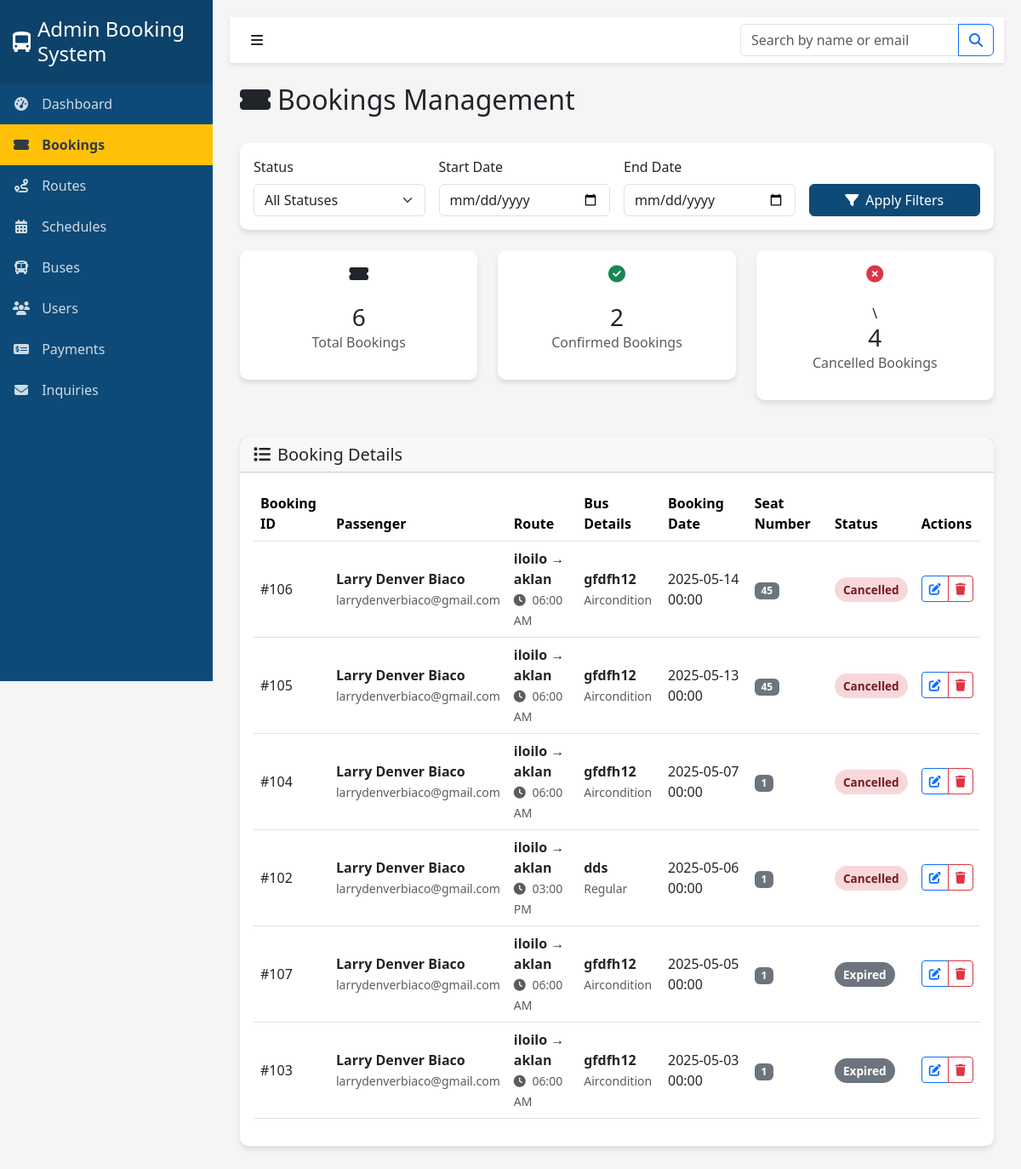
/admin/tabs/bookings_admin.php, run on an earlier commit of the app's database.
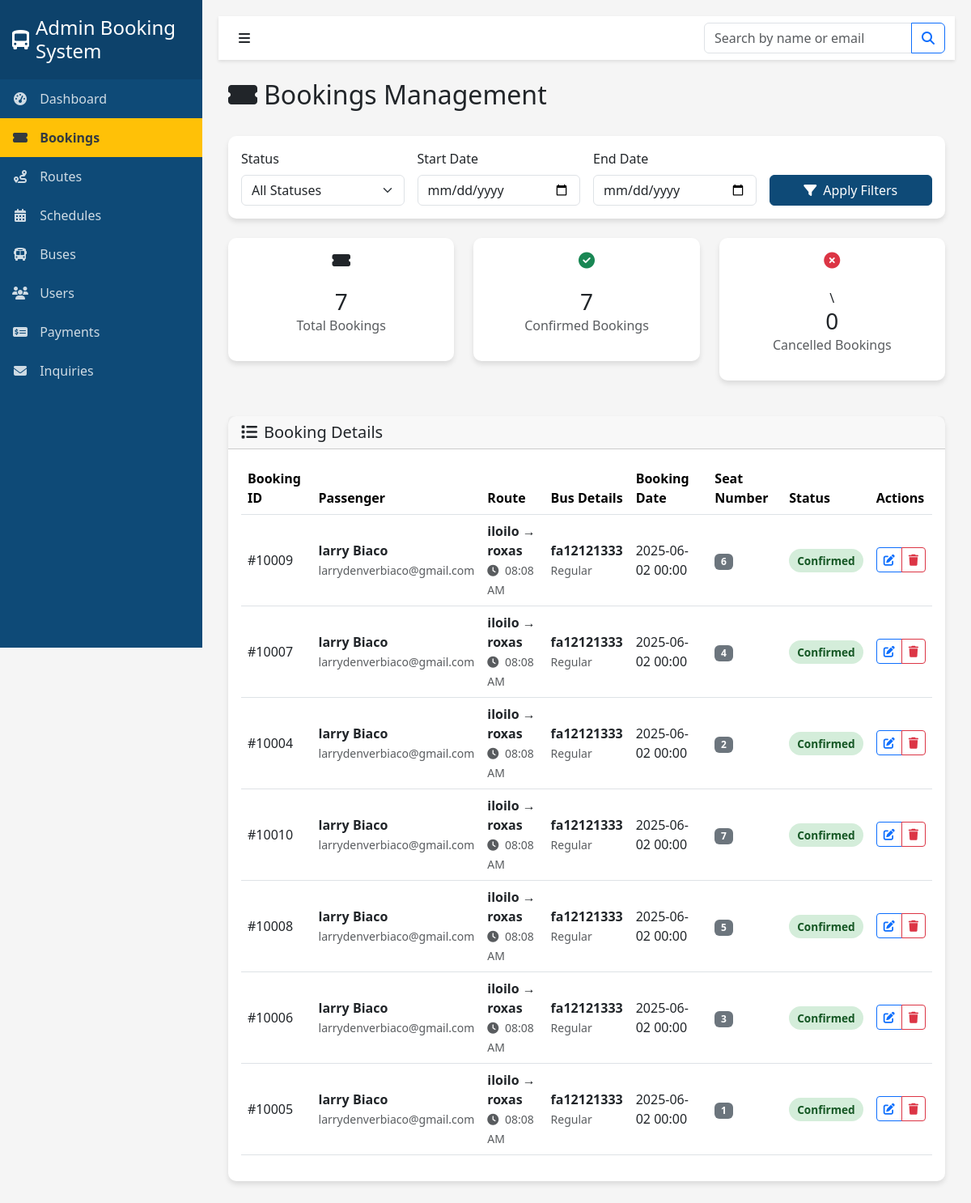
And on a later commit of the database.
### tables this page shows
CREATE TABLE `bookings` (
  `id` int(11) NOT NULL,
  `bus_id` int(11) NOT NULL,
  `user_id` int(11) NOT NULL,
  `seat_number` int(11) NOT NULL,
  `passenger_name` varchar(100) DEFAULT NULL,
  `booking_date` date NOT NULL,
  `booking_status` enum('pending','confirmed','cancelled','completed','no_show') NOT NULL DEFAULT 'pending',
  `group_booking_id` varchar(50) DEFAULT NULL,
  `booking_reference` varchar(20) DEFAULT NULL,
  `trip_number` varchar(50) DEFAULT NULL,
  `payment_method` varchar(50) DEFAULT NULL,
  `payment_status` varchar(20) DEFAULT 'pending',
  `payment_proof` varchar(255) DEFAULT NULL,
  `payment_proof_status` varchar(20) DEFAULT 'pending',
  `payment_proof_timestamp` datetime DEFAULT NULL,
  `discount_type` varchar(20) DEFAULT 'regular',
  `discount_id_proof` varchar(255) DEFAULT NULL,
  `discount_verified` tinyint(1) DEFAULT 0,
  `discount_verified_by` int(11) DEFAULT NULL,
  `discount_verified_at` datetime DEFAULT NULL,
  `base_fare` decimal(10,2) DEFAULT NULL,
  `discount_amount` decimal(10,2) DEFAULT 0.00,
  `final_fare` decimal(10,2) DEFAULT NULL,
  `cancel_reason` varchar(255) DEFAULT NULL,
  `cancelled_at` datetime DEFAULT NULL,
  `cancelled_by` int(11) DEFAULT NULL,
  `refund_status` enum('not_applicable','pending','processed','denied') DEFAULT 'not_applicable',
  `refund_amount` decimal(10,2) DEFAULT NULL,
  `refund_note` varchar(255) DEFAULT NULL,
  `refund_processed_by` int(11) DEFAULT NULL,
  `refund_processed_at` datetime DEFAULT NULL,
  `special_requests` text DEFAULT NULL,
  `check_in_time` datetime DEFAULT NULL,
  `boarding_status` enum('not_boarded','boarded','completed') DEFAULT 'not_boarded',
  `qr_code` varchar(255) DEFAULT NULL,
  `created_at` datetime DEFAULT current_timestamp(),
  `updated_at` datetime DEFAULT current_timestamp() ON UPDATE current_timestamp()
);

CREATE TABLE `users` (
  `id` int(11) NOT NULL,
  `first_name` varchar(50) NOT NULL,
  `last_name` varchar(50) NOT NULL,
  `gender` enum('male','female','other') NOT NULL,
  `birthdate` date NOT NULL,
  `contact_number` varchar(20) NOT NULL,
  `email` varchar(100) NOT NULL,
  `password` varchar(255) NOT NULL,
  `is_verified` tinyint(1) DEFAULT 0,
  `user_type` enum('customer','admin','staff') DEFAULT 'customer',
  `profile_image` varchar(255) DEFAULT NULL,
  `address` text DEFAULT NULL,
  `emergency_contact` varchar(100) DEFAULT NULL,
  `emergency_phone` varchar(20) DEFAULT NULL,
  `created_at` timestamp NOT NULL DEFAULT current_timestamp(),
  `updated_at` timestamp NOT NULL DEFAULT current_timestamp() ON UPDATE current_timestamp(),
  `last_login` datetime DEFAULT NULL,
  `status` enum('active','inactive','suspended') DEFAULT 'active',
  `full_name` varchar(101) GENERATED ALWAYS AS (concat(`first_name`,' ',`last_name`)) STORED
);

CREATE TABLE `buses` (
  `id` int(11) NOT NULL,
  `bus_type` varchar(50) NOT NULL,
  `seat_capacity` int(11) NOT NULL,
  `plate_number` varchar(20) NOT NULL,
  `driver_name` varchar(100) NOT NULL,
  `conductor_name` varchar(100) NOT NULL,
  `status` enum('Active','Inactive','Under Maintenance') DEFAULT 'Active',
  `route_id` int(11) DEFAULT NULL,
  `route_name` varchar(255) NOT NULL,
  `origin` varchar(100) DEFAULT NULL,
  `destination` varchar(100) DEFAULT NULL,
  `bus_model` varchar(100) DEFAULT NULL,
  `year_manufactured` year(4) DEFAULT NULL,
  `last_maintenance` date DEFAULT NULL,
  `next_maintenance` date DEFAULT NULL,
  `fuel_type` enum('diesel','gasoline','electric','hybrid') DEFAULT 'diesel',
  `wifi_available` tinyint(1) DEFAULT 0,
  `charging_ports` tinyint(1) DEFAULT 0,
  `wheelchair_accessible` tinyint(1) DEFAULT 0,
  `created_at` timestamp NOT NULL DEFAULT current_timestamp(),
  `updated_at` timestamp NOT NULL DEFAULT current_timestamp() ON UPDATE current_timestamp()
);

### admin/tabs/bookings_admin.php (the view, shortened to what the changed rows need)
<?php
require_once "../../backend/connections/config.php";
$bookings = [];
try {
    $whereParams = [];
    $paramTypes = "";
    $baseQuery = "SELECT
                    b.id as booking_id,
                    b.booking_date,
                    b.booking_status,
                    b.seat_number,
                    CONCAT(u.first_name, ' ', u.last_name) as user_name,
                    u.email as user_email,
                    s.origin,
                    s.destination,
                    s.departure_time,
                    bus.plate_number,
                    bus.bus_type,
                    CASE
                        WHEN b.booking_date < CURRENT_DATE AND b.booking_status != 'cancelled' THEN 'expired'
                        ELSE b.booking_status
                    END as display_status
                  FROM bookings b
                  JOIN users u ON b.user_id = u.id
                  JOIN schedules s ON s.bus_id = b.bus_id
                  JOIN buses bus ON bus.id = b.bus_id";
    $baseQuery .= " GROUP BY b.id";
    $baseQuery .= " ORDER BY b.booking_date DESC";
    if (!empty($whereParams)) {
        $stmt = $conn->prepare($baseQuery);
        $stmt->bind_param($paramTypes, ...$whereParams);
        $stmt->execute();
        $result = $stmt->get_result();
    } else {
        $result = $conn->query($baseQuery);
    }
    if ($result) {
        while ($row = $result->fetch_assoc()) {
            $bookings[] = $row;
        }
    }
} catch (Exception $e) {
    $error_message = "Error fetching bookings: " . $e->getMessage();
}
?>
<!DOCTYPE html>
<html lang="en">
<head>
    <link href="https://cdn.jsdelivr.net/npm/bootstrap@5.3.0-alpha1/dist/css/bootstrap.min.css" rel="stylesheet">
    <link rel="stylesheet" href="https://cdnjs.cloudflare.com/ajax/libs/font-awesome/6.1.1/css/all.min.css">
    <link href="../css/admin.css" rel="stylesheet">
</head>
<body>
    <div class="wrapper">
        <div class="content">
            <div class="container-fluid">
                <div class="d-flex justify-content-between align-items-center mb-4">
                    <h2><i class="fas fa-ticket-alt me-2"></i>Bookings Management</h2>
                </div>
                <div class="row mb-4">
                    <div class="col-md-4">
                        <div class="card">
                            <div class="card-body text-center">
                                <h5><i class="fas fa-ticket-alt mb-3"></i></h5>
                                <h3 class="mb-0"><?php echo count($bookings); ?></h3>
                                <p class="text-muted">Total Bookings</p>
                            </div>
                        </div>
                    </div>
                    <div class="col-md-4">
                        <div class="card">
                            <div class="card-body text-center">
                                <h5><i class="fas fa-check-circle mb-3 text-success"></i></h5>
                                <h3 class="mb-0">
                                    <?php
                                    $confirmed = array_filter($bookings, function($booking) {
                                        return $booking['booking_status'] === 'confirmed';
                                    });
                                    echo count($confirmed);
                                    ?>
                                </h3>
                                <p class="text-muted">Confirmed Bookings</p>
                            </div>
                        </div>
                    </div>
                    <div class="col-md-4">
                        <div class="card">
                            <div class="card-body text-center">
                                <h5><i class="fas fa-times-circle mb-3 text-danger"></i></h5>\
                                <h3 class="mb-0">
                                    <?php
                                    $cancelled = array_filter($bookings, function($booking) {
                                        return $booking['booking_status'] === 'cancelled';
                                    });
                                    echo count($cancelled);
                                    ?>
                                </h3>
                                <p class="text-muted">Cancelled Bookings</p>
                            </div>
                        </div>
                    </div>
                </div>
                <div class="card">
                    <div class="card-body">
                        <?php if (count($bookings) > 0): ?>
                        <div class="table-responsive">
                            <table class="table table-hover align-middle">
                                <thead>
                                    <tr>
                                        <th>Booking ID</th>
                                        <th>Passenger</th>
                                        <th>Route</th>
                                        <th>Bus Details</th>
                                        <th>Booking Date</th>
                                        <th>Seat Number</th>
                                        <th>Status</th>
                                        <th>Actions</th>
                                    </tr>
                                </thead>
                                <tbody>
                                    <?php foreach ($bookings as $booking): ?>
                                    <tr>
                                        <td>#<?php echo htmlspecialchars($booking['booking_id']); ?></td>
                                        <td>
                                            <div class="fw-bold"><?php echo htmlspecialchars($booking['user_name']); ?></div>
                                            <small class="text-muted"><?php echo htmlspecialchars($booking['user_email']); ?></small>
                                        </td>
                                        <td>
                                            <div class="fw-bold">
                                                <?php echo htmlspecialchars($booking['origin']); ?> →
                                                <?php echo htmlspecialchars($booking['destination']); ?>
                                            </div>
                                            <small class="text-muted">
                                                <i class="fas fa-clock me-1"></i>
                                                <?php echo date('h:i A', strtotime($booking['departure_time'])); ?>
                                            </small>
                                        </td>
                                        <td>
                                            <div class="fw-bold"><?php echo htmlspecialchars($booking['plate_number']); ?></div>
                                            <small class="text-muted"><?php echo htmlspecialchars($booking['bus_type']); ?></small>
                                        </td>
                                        <td>
                                            <?php echo date('Y-m-d H:i', strtotime($booking['booking_date'])); ?>
                                        </td>
                                        <td>
                                            <span class="badge bg-secondary">
                                                <?php echo htmlspecialchars($booking['seat_number']); ?>
                                            </span>
                                        </td>
                                        <td>
                                            <?php
                                            $status_class = '';
                                            switch ($booking['display_status']) {
                                                case 'confirmed':
                                                    $status_class = 'status-confirmed';
                                                    break;
                                                case 'cancelled':
                                                    $status_class = 'status-cancelled';
                                                    break;
                                                case 'expired':
                                                    $status_class = 'status-expired';
                                                    break;
                                            }
                                            ?>
                                            <span class="booking-status <?php echo $status_class; ?>">
                                                <?php echo ucfirst(htmlspecialchars($booking['display_status'])); ?>
                                            </span>
                                        </td>
                                        <td>
                                            <div class="btn-group" role="group">
                                                <button type="button" class="btn btn-sm btn-outline-primary"
                                                        data-bs-toggle="modal"
                                                        data-bs-target="#updateBookingModal"
                                                        data-booking-id="<?php echo $booking['booking_id']; ?>"
                                                        data-current-status="<?php echo $booking['booking_status']; ?>">
                                                    <i class="fas fa-edit"></i>
                                                </button>
                                                <button type="button" class="btn btn-sm btn-outline-danger"
                                                        data-bs-toggle="modal"
                                                        data-bs-target="#deleteBookingModal"
                                                        data-booking-id="<?php echo $booking['booking_id']; ?>"
                                                        data-passenger-name="<?php echo htmlspecialchars($booking['user_name']); ?>">
                                                    <i class="fas fa-trash"></i>
                                                </button>
                                            </div>
                                        </td>
                                    </tr>
                                    <?php endforeach; ?>
                                </tbody>
                            </table>
                        </div>
                        <?php else: ?>
                        <div class="alert alert-info text-center">
                            <i class="fas fa-info-circle me-2"></i>No bookings found.
                        </div>
                        <?php endif; ?>
                    </div>
                </div>
            </div>
        </div>
    </div>
</body>
</html>

What changed in the data, as far as the page shows it:
removed bookings: id "106", user_name "Larry Denver Biaco", user.email "larrydenverbiaco@gmail.com", origin "iloilo", destination "aklan", departure_time "06:00 AM", bus.plate_number "gfdfh12", bus.bus_type "Aircondition", booking_date "2025-05-14 00:00", seat_number "45", display_status "Cancelled"
removed bookings: id "105", user_name "Larry Denver Biaco", user.email "larrydenverbiaco@gmail.com", origin "iloilo", destination "aklan", departure_time "06:00 AM", bus.plate_number "gfdfh12", bus.bus_type "Aircondition", booking_date "2025-05-13 00:00", seat_number "45", display_status "Cancelled"
removed bookings: id "104", user_name "Larry Denver Biaco", user.email "larrydenverbiaco@gmail.com", origin "iloilo", destination "aklan", departure_time "06:00 AM", bus.plate_number "gfdfh12", bus.bus_type "Aircondition", booking_date "2025-05-07 00:00", seat_number "1", display_status "Cancelled"
removed bookings: id "102", user_name "Larry Denver Biaco", user.email "larrydenverbiaco@gmail.com", origin "iloilo", destination "aklan", departure_time "03:00 PM", bus.plate_number "dds", bus.bus_type "Regular", booking_date "2025-05-06 00:00", seat_number "1", display_status "Cancelled"
removed bookings: id "107", user_name "Larry Denver Biaco", user.email "larrydenverbiaco@gmail.com", origin "iloilo", destination "aklan", departure_time "06:00 AM", bus.plate_number "gfdfh12", bus.bus_type "Aircondition", booking_date "2025-05-05 00:00", seat_number "1", display_status "Expired"
removed bookings: id "103", user_name "Larry Denver Biaco", user.email "larrydenverbiaco@gmail.com", origin "iloilo", destination "aklan", departure_time "06:00 AM", bus.plate_number "gfdfh12", bus.bus_type "Aircondition", booking_date "2025-05-03 00:00", seat_number "1", display_status "Expired"
added bookings: id "10009", user_name "larry Biaco", user.email "larrydenverbiaco@gmail.com", origin "iloilo", destination "roxas", departure_time "08:08 AM", bus.plate_number "fa12121333", bus.bus_type "Regular", booking_date "2025-06-02 00:00", seat_number "6", display_status "Confirmed"
added bookings: id "10007", user_name "larry Biaco", user.email "larrydenverbiaco@gmail.com", origin "iloilo", destination "roxas", departure_time "08:08 AM", bus.plate_number "fa12121333", bus.bus_type "Regular", booking_date "2025-06-02 00:00", seat_number "4", display_status "Confirmed"
added bookings: id "10004", user_name "larry Biaco", user.email "larrydenverbiaco@gmail.com", origin "iloilo", destination "roxas", departure_time "08:08 AM", bus.plate_number "fa12121333", bus.bus_type "Regular", booking_date "2025-06-02 00:00", seat_number "2", display_status "Confirmed"
added bookings: id "10010", user_name "larry Biaco", user.email "larrydenverbiaco@gmail.com", origin "iloilo", destination "roxas", departure_time "08:08 AM", bus.plate_number "fa12121333", bus.bus_type "Regular", booking_date "2025-06-02 00:00", seat_number "7", display_status "Confirmed"
added bookings: id "10008", user_name "larry Biaco", user.email "larrydenverbiaco@gmail.com", origin "iloilo", destination "roxas", departure_time "08:08 AM", bus.plate_number "fa12121333", bus.bus_type "Regular", booking_date "2025-06-02 00:00", seat_number "5", display_status "Confirmed"
added bookings: id "10006", user_name "larry Biaco", user.email "larrydenverbiaco@gmail.com", origin "iloilo", destination "roxas", departure_time "08:08 AM", bus.plate_number "fa12121333", bus.bus_type "Regular", booking_date "2025-06-02 00:00", seat_number "3", display_status "Confirmed"
added bookings: id "10005", user_name "larry Biaco", user.email "larrydenverbiaco@gmail.com", origin "iloilo", destination "roxas", departure_time "08:08 AM", bus.plate_number "fa12121333", bus.bus_type "Regular", booking_date "2025-06-02 00:00", seat_number "1", display_status "Confirmed"
Also different on the page:
count($bookings): "6" → "7"
count($confirmed): "2" → "7"
count($cancelled): "4" → "0"
